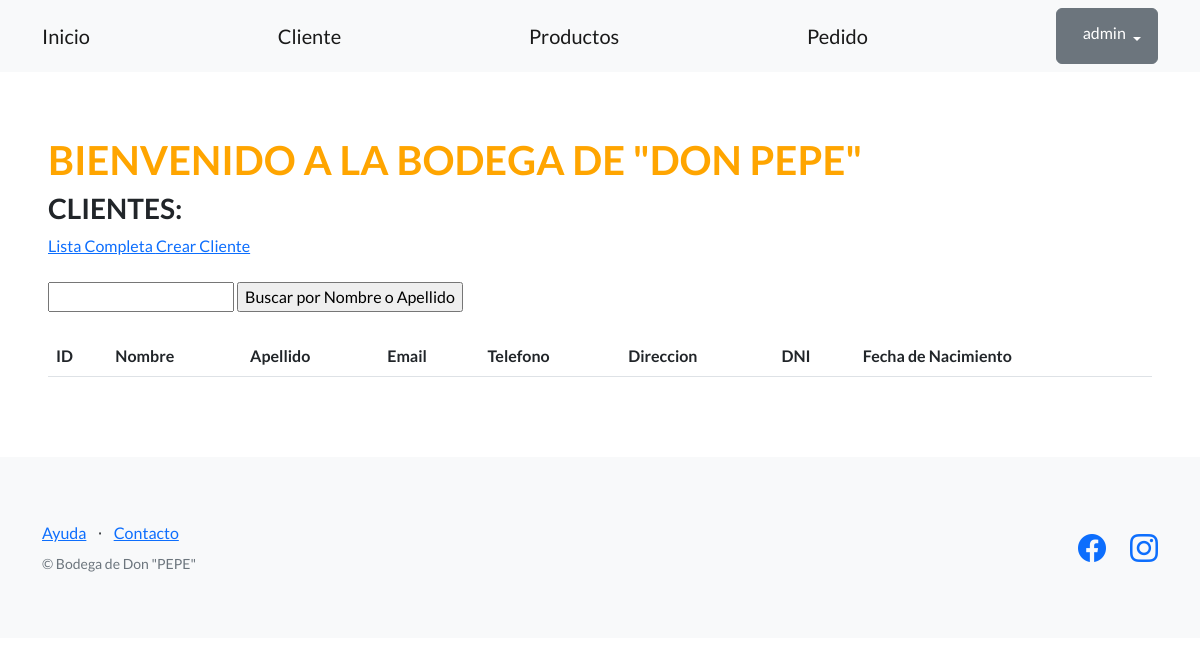
Before: /productos-ventas/cliente/ (signed in) with the older database file.
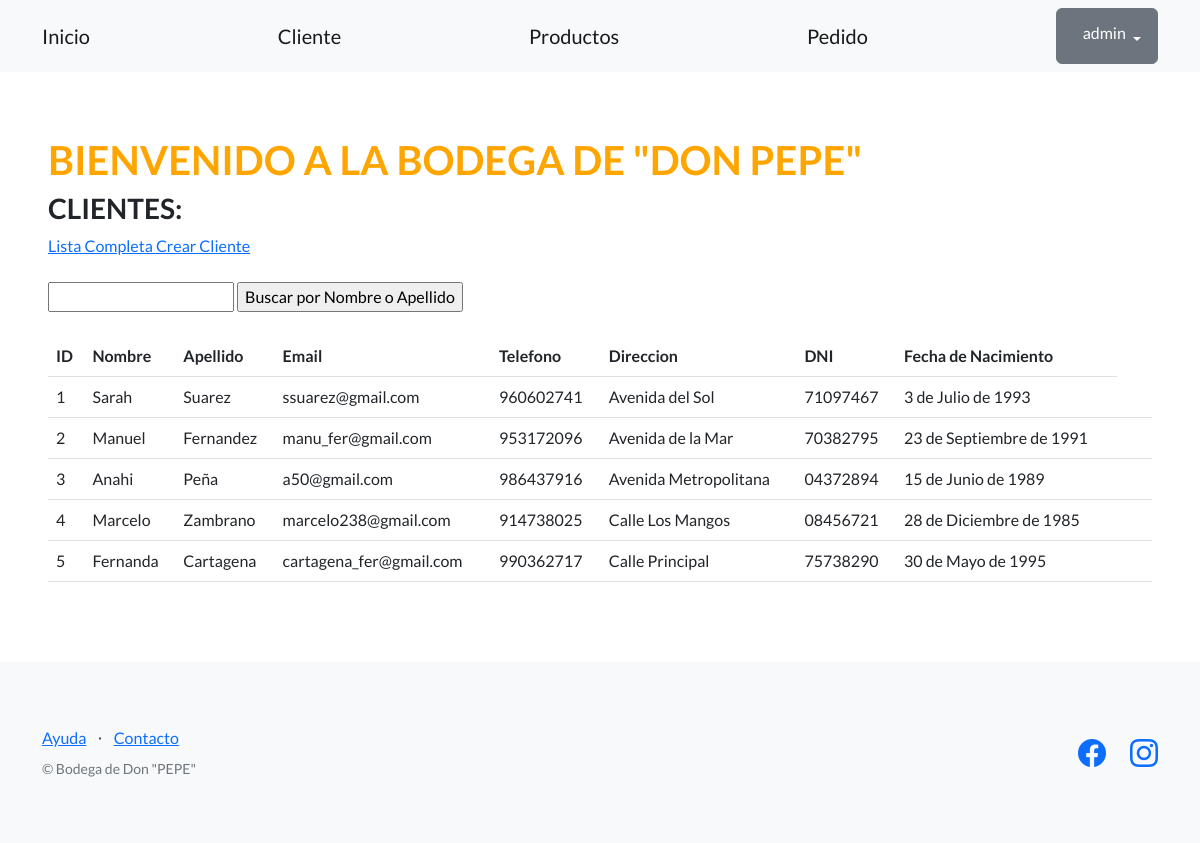
After: the same page with the newer database file.
### productos_ventas/models.py (models this page shows, shortened)
class Cliente(models.Model):
    nombre = models.CharField(max_length=256)
    apellido = models.CharField(max_length=256)
    email = models.EmailField(blank=True)
    telefono = models.CharField(max_length=20, blank=True)
    direccion = models.CharField(max_length=256)
    dni = models.CharField(max_length=32)
    fecha_nacimiento = models.DateField(null=True)
    creador = models.ForeignKey(User, on_delete=models.SET_NULL, null=True)

### productos_ventas/views.py (the view)
# urls.py: path("cliente/",listar_cliente, name="lista_cliente"),
def listar_cliente(request):
    contexto = {
        "cliente": Cliente.objects.all(),
    }
    http_response = render(
        request=request,
        template_name="productos_ventas/lista_cliente.html",
        context=contexto,
    )
    return http_response

### productos_ventas/templates/productos_ventas/lista_cliente.html (shortened to what this page needs)
{% extends "base.html" %}
{% block contenido %}
<h1 style="color:orange;">
  BIENVENIDO A LA BODEGA DE "DON PEPE"
</h1>
<h3>CLIENTES:</h3>
<a href="{% url 'lista_cliente' %}">Lista Completa </a>
<a href="{% url 'crear_cliente' %}">Crear Cliente</a>
<br><br>
<form action="{% url 'buscar_cliente' %}" method="post">
  <input type="text" name="busqueda">
  <input type="submit" value="Buscar por Nombre o Apellido">
</form>
<br>
<table class="table">
  <tbody>
    <tr>
      <th>ID</th>
      <th>Nombre</th>
      <th>Apellido</th>
      <th>Email</th>
      <th>Telefono</th>
      <th>Direccion</th>
      <th>DNI</th>
      <th>Fecha de Nacimiento</th>
    </tr>
  </tbody>
  {% for elemento in cliente %}
    <tr>
      <td>{{ elemento.id }}</td>
      <td>{{ elemento.nombre }}</td>
      <td>{{ elemento.apellido }}</td>
      <td>{{ elemento.email }}</td>
      <td>{{ elemento.telefono }}</td>
      <td>{{ elemento.direccion }}</td>
      <td>{{ elemento.dni }}</td>
      <td>{{ elemento.fecha_nacimiento }}</td>
      <td>
      </td>
      <td>
      </td>
    </tr>
  {% endfor %}
</table>
{% endblock contenido %}

### templates_base/base.html (shortened to what this page needs)
{% load static %}
<!DOCTYPE html>
<html lang="en">
    <head>
        <link href="https://cdn.jsdelivr.net/npm/bootstrap-icons@1.5.0/font/bootstrap-icons.css" rel="stylesheet" type="text/css" />
        <link href="{% static 'css/styles.css' %}" rel="stylesheet" />
    </head>
    <body>
        <nav class="navbar navbar-light bg-light static-top">
            <div class="container">
                <a class="navbar-brand" href="{% url 'inicio' %}">Inicio</a>
                <a class="navbar-brand" href="{% url 'lista_cliente' %}">Cliente</a>
                <a class="navbar-brand" href="{% url 'lista_producto' %}">Productos</a>
                <a class="navbar-brand" href="{% url 'lista_pedido' %}">Pedido</a>
                {% if user.is_authenticated %}
                <div class="dropdown">
                    <button class="btn btn-secondary dropdown-toggle" type="button" id="dropdownMenuButton1" data-bs-toggle="dropdown" aria-expanded="false">
                        <div style="display: inline-flex;">
                            <span>{{ user.username }}</span>
                        </div>
                    </button>
                </div>
                {% else %}
                <a class="btn btn-primary" href="{% url 'login' %}">Inicio sesión</a>
                <a class="btn btn-success" href="{% url 'registro' %}">Registro</a>
                {% endif %}
            </div>
        </nav>
        <section style="padding:4rem 3rem;">
            {% block contenido %}
            {% endblock contenido %}
        </section>
        <footer class="footer bg-light">
            <div class="container">
                <div class="row">
                    <div class="col-lg-6 h-100 text-center text-lg-start my-auto">
                        <ul class="list-inline mb-2">
                            <li class="list-inline-item"><a href="#!">Ayuda</a></li>
                            <li class="list-inline-item">⋅</li>
                            <li class="list-inline-item"><a href="#!">Contacto</a></li>
                        </ul>
                        <p class="text-muted small mb-4 mb-lg-0">&copy; Bodega de Don "PEPE"</p>
                    </div>
                    <div class="col-lg-6 h-100 text-center text-lg-end my-auto">
                        <ul class="list-inline mb-0">
                            <li class="list-inline-item me-4">
                                <a href="https://www.facebook.com/plazaVeaOficial?locale=es_LA/"><i class="bi-facebook fs-3"></i></a>
                            <li class="list-inline-item">
                                <a href="https://www.instagram.com/plazavea.oficial/?hl=es-la/"><i class="bi-instagram fs-3"></i></a>
                            </li>
                        </ul>
                    </div>
                </div>
            </div>
        </footer>
    </body>
</html>

Changed rows visible on the page:
added Cliente: id "1", nombre "Sarah", apellido "Suarez", email "ssuarez@gmail.com", telefono "960602741", direccion "Avenida del Sol", dni "71097467", fecha_nacimiento "3 de Julio de 1993"
added Cliente: id "2", nombre "Manuel", apellido "Fernandez", email "manu_fer@gmail.com", telefono "953172096", direccion "Avenida de la Mar", dni "70382795", fecha_nacimiento "23 de Septiembre de 1991"
added Cliente: id "3", nombre "Anahi", apellido "Peña", email "a50@gmail.com", telefono "986437916", direccion "Avenida Metropolitana", dni "04372894", fecha_nacimiento "15 de Junio de 1989"
added Cliente: id "4", nombre "Marcelo", apellido "Zambrano", email "marcelo238@gmail.com", telefono "914738025", direccion "Calle Los Mangos", dni "08456721", fecha_nacimiento "28 de Diciembre de 1985"
added Cliente: id "5", nombre "Fernanda", apellido "Cartagena", email "cartagena_fer@gmail.com", telefono "990362717", direccion "Calle Principal", dni "75738290", fecha_nacimiento "30 de Mayo de 1995"
